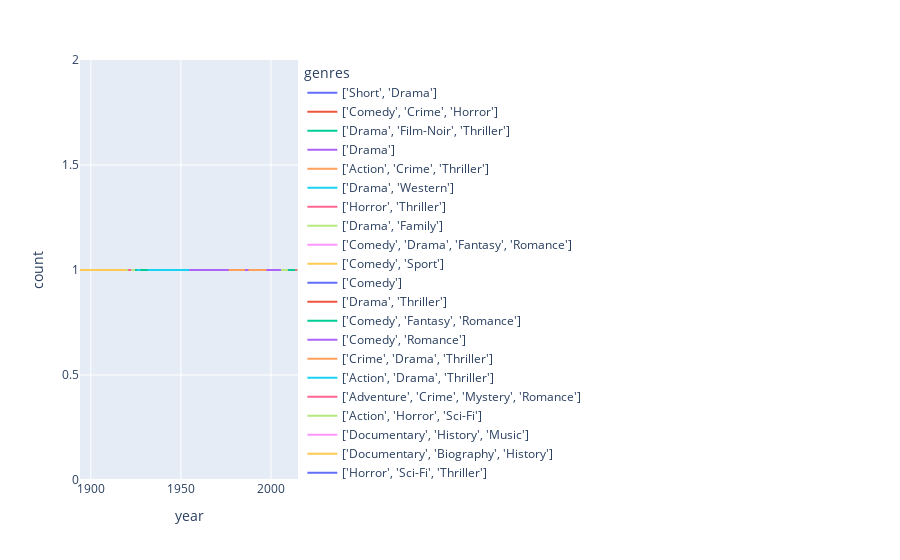

The notebook cell saved with this chart:
### Code cell
fig = px.line(dataTraining, x="year", y="count", color='genres')
fig.show()
